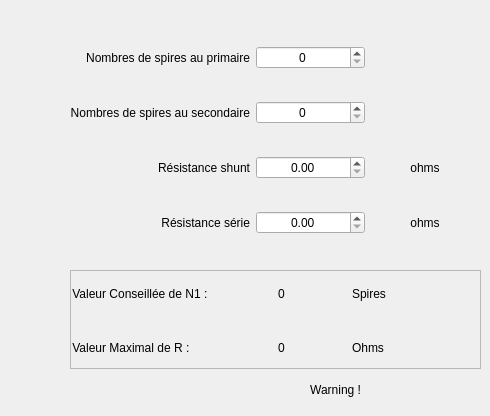
   <widget class="QWidget" name="tab_bobine">
    <attribute name="title">
     <string>Bobine</string>
    </attribute>
    <widget class="QWidget" name="gridLayoutWidget_2">
     <property name="geometry">
      <rect>
       <x>70</x>
       <y>20</y>
       <width>409</width>
       <height>241</height>
      </rect>
     </property>
     <layout class="QGridLayout" name="gridLayout_2">
      <property name="sizeConstraint">
       <enum>QLayout::SetDefaultConstraint</enum>
      </property>
      <item row="0" column="0">
       <widget class="QLabel" name="label_10">
        <property name="text">
         <string>Nombres de spires au primaire</string>
        </property>
        <property name="alignment">
         <set>Qt::AlignRight|Qt::AlignTrailing|Qt::AlignVCenter</set>
        </property>
        <property name="margin">
         <number>6</number>
        </property>
       </widget>
      </item>
      <item row="1" column="1">
       <widget class="QSpinBox" name="Ns2_spin">
        <property name="alignment">
         <set>Qt::AlignCenter</set>
        </property>
        <property name="maximum">
         <number>999999</number>
        </property>
       </widget>
      </item>
      <item row="2" column="0">
       <widget class="QLabel" name="label_11">
        <property name="text">
         <string>Résistance shunt</string>
        </property>
        <property name="alignment">
         <set>Qt::AlignRight|Qt::AlignTrailing|Qt::AlignVCenter</set>
        </property>
        <property name="margin">
         <number>6</number>
        </property>
       </widget>
      </item>
      <item row="3" column="2">
       <widget class="QLabel" name="label_18">
        <property name="text">
         <string>ohms</string>
        </property>
        <property name="alignment">
         <set>Qt::AlignCenter</set>
        </property>
       </widget>
      </item>
      <item row="3" column="1">
       <widget class="QDoubleSpinBox" name="Rs_spin">
        <property name="alignment">
         <set>Qt::AlignCenter</set>
        </property>
        <property name="maximum">
         <double>9999999.000000000000000</double>
        </property>
       </widget>
      </item>
      <item row="2" column="1">
       <widget class="QDoubleSpinBox" name="Rh_spin">
        <property name="alignment">
         <set>Qt::AlignCenter</set>
        </property>
        <property name="maximum">
         <double>9999999.000000000000000</double>
        </property>
       </widget>
      </item>
      <item row="1" column="0">
       <widget class="QLabel" name="label_15">
        <property name="text">
         <string>Nombres de spires au secondaire</string>
        </property>
        <property name="alignment">
         <set>Qt::AlignRight|Qt::AlignTrailing|Qt::AlignVCenter</set>
        </property>
        <property name="margin">
         <number>6</number>
        </property>
       </widget>
      </item>
      <item row="2" column="2">
       <widget class="QLabel" name="label_17">
        <property name="text">
         <string>ohms</string>
        </property>
        <property name="alignment">
         <set>Qt::AlignCenter</set>
        </property>
       </widget>
      </item>
      <item row="3" column="0">
       <widget class="QLabel" name="label_14">
        <property name="text">
         <string>Résistance série</string>
        </property>
        <property name="alignment">
         <set>Qt::AlignRight|Qt::AlignTrailing|Qt::AlignVCenter</set>
        </property>
        <property name="margin">
         <number>6</number>
        </property>
       </widget>
      </item>
      <item row="0" column="1">
       <widget class="QSpinBox" name="Ns1_spin">
        <property name="sizePolicy">
         <sizepolicy hsizetype="Minimum" vsizetype="Fixed">
          <horstretch>0</horstretch>
          <verstretch>0</verstretch>
         </sizepolicy>
        </property>
        <property name="alignment">
         <set>Qt::AlignCenter</set>
        </property>
        <property name="maximum">
         <number>999999</number>
        </property>
       </widget>
      </item>
     </layout>
    </widget>
    <widget class="QLabel" name="warning_edit_Bob">
     <property name="geometry">
      <rect>
       <x>40</x>
       <y>380</y>
       <width>321</width>
       <height>20</height>
      </rect>
     </property>
     <property name="palette">
      <palette>
       <active>
        <colorrole role="WindowText">
         <brush brushstyle="SolidPattern">
          <color alpha="255">
           <red>224</red>
           <green>27</green>
           <blue>36</blue>
          </color>
         </brush>
        </colorrole>
        <colorrole role="Text">
         <brush brushstyle="SolidPattern">
          <color alpha="255">
           <red>0</red>
           <green>0</green>
           <blue>0</blue>
          </color>
         </brush>
        </colorrole>
       </active>
       <inactive>
        <colorrole role="WindowText">
         <brush brushstyle="SolidPattern">
          <color alpha="255">
           <red>0</red>
           <green>0</green>
           <blue>0</blue>
          </color>
         </brush>
        </colorrole>
        <colorrole role="Text">
         <brush brushstyle="SolidPattern">
          <color alpha="255">
           <red>0</red>
           <green>0</green>
           <blue>0</blue>
          </color>
         </brush>
        </colorrole>
       </inactive>
       <disabled>
        <colorrole role="WindowText">
         <brush brushstyle="SolidPattern">
          <color alpha="255">
           <red>190</red>
           <green>190</green>
           <blue>190</blue>
          </color>
         </brush>
        </colorrole>
        <colorrole role="Text">
         <brush brushstyle="SolidPattern">
          <color alpha="255">
           <red>190</red>
           <green>190</green>
           <blue>190</blue>
          </color>
         </brush>
        </colorrole>
       </disabled>
      </palette>
     </property>
     <property name="text">
      <string>Warning !</string>
     </property>
     <property name="alignment">
      <set>Qt::AlignRight|Qt::AlignTrailing|Qt::AlignVCenter</set>
     </property>
    </widget>
    <widget class="QFrame" name="frame">
     <property name="geometry">
      <rect>
       <x>70</x>
       <y>270</y>
       <width>411</width>
       <height>99</height>
      </rect>
     </property>
     <property name="frameShape">
      <enum>QFrame::StyledPanel</enum>
     </property>
     <property name="frameShadow">
      <enum>QFrame::Raised</enum>
     </property>
     <widget class="QWidget" name="gridLayoutWidget_5">
      <property name="geometry">
       <rect>
        <x>-1</x>
        <y>0</y>
        <width>411</width>
        <height>101</height>
       </rect>
      </property>
      <layout class="QGridLayout" name="gridLayout_9">
       <item row="1" column="0">
        <widget class="QLabel" name="label_53">
         <property name="text">
          <string> Valeur Maximal de R : </string>
         </property>
        </widget>
       </item>
       <item row="0" column="1">
        <widget class="QLabel" name="N1_label">
         <property name="text">
          <string>0</string>
         </property>
         <property name="alignment">
          <set>Qt::AlignCenter</set>
         </property>
        </widget>
       </item>
       <item row="0" column="0">
        <widget class="QLabel" name="label_52">
         <property name="text">
          <string> Valeur Conseillée de N1 : </string>
         </property>
        </widget>
       </item>
       <item row="1" column="1">
        <widget class="QLabel" name="R_label">
         <property name="text">
          <string>0</string>
         </property>
         <property name="alignment">
          <set>Qt::AlignCenter</set>
         </property>
        </widget>
       </item>
       <item row="0" column="2">
        <widget class="QLabel" name="label_56">
         <property name="text">
          <string>Spires</string>
         </property>
        </widget>
       </item>
       <item row="1" column="2">
        <widget class="QLabel" name="label_57">
         <property name="text">
          <string>Ohms</string>
         </property>
        </widget>
       </item>
      </layout>
     </widget>
    </widget>
    <widget class="QLabel" name="Imax_label">
     <property name="geometry">
      <rect>
       <x>30</x>
       <y>390</y>
       <width>231</width>
       <height>17</height>
      </rect>
     </property>
     <property name="text">
      <string/>
     </property>
    </widget>
   </widget>
